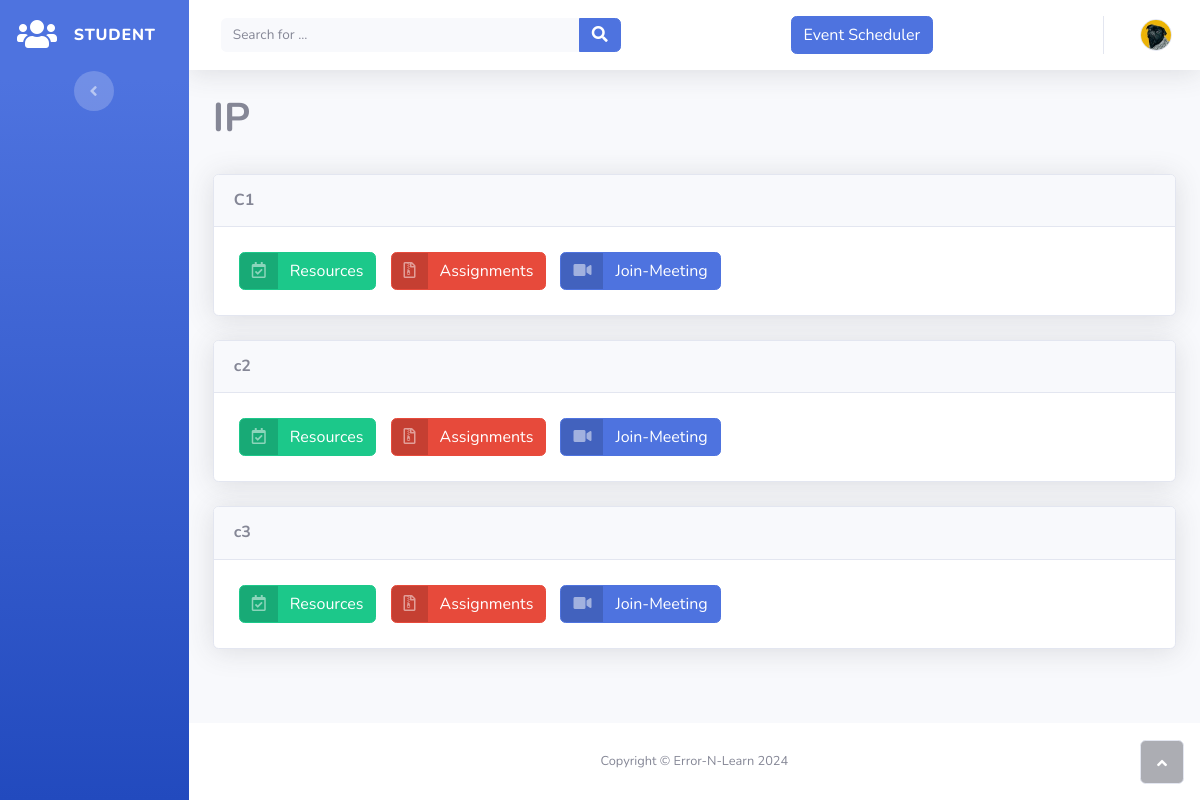
/students/classroom/ssdfsdf/, run on the app's committed database.
### accounts/models.py (models this page shows, shortened)
class Classroom(models.Model):
    teacher = models.ForeignKey(
        "Teacher",
        on_delete=models.CASCADE,
        blank=False,
        related_name='classrooms')
    subject = models.CharField(
        _("Subject Name"),
        max_length=50,
        blank=False)
    code = models.SlugField(
        _("Subject Code"),
        max_length=10,
        default=random_string,
        unique=True)
    semester = models.PositiveIntegerField(
        blank=False,
        default=1,
        validators=[
            MaxValueValidator(8),
            MinValueValidator(1)
        ]
    )
    created_timestamp = models.DateTimeField(
        default=timezone.now,
        editable=False)
    class Meta:
        verbose_name = _("Classroom")
        verbose_name_plural = _("Classrooms")

class Section(models.Model):
    classroom = models.ForeignKey(
        "Classroom",
        on_delete=models.CASCADE,
        blank=False,
        related_name='sections')
    title = models.CharField(
        _("section title"),
        max_length=150)
    created_timestamp = models.DateTimeField(
        default=timezone.now,
        editable=False
    )
    class Meta:
        verbose_name = _("section")
        verbose_name_plural = _("sections")

### students/views.py (the view)
# urls.py: path("classroom/<slug:code>/", ClassroomDetailView, name="classroom_detail"),
def ClassroomDetailView(request, code):
    context_dict = {}
    room = get_object_or_404(Classroom, code=code)
    context_dict["classroom"] = room
    return render(request, "students/classroom_detail.html", context=context_dict)

### students/templates/students/classroom_detail.html (shortened to what this page needs)
{% extends 'students/base.html' %}
{% block content %}
<div class="container-fluid">
    <h1 style="font-weight: bold;">{{ classroom.subject|upper }}</h1>
    <br>
    {% for section in classroom.sections.all %}
    <div class="card shadow mb-4">
        <div class="card-header py-3">
            <h6 class="text-secondary m-0 font-weight-bold">{{section.title}}</h6>
        </div>
        <div class="card-body">
            <a class="btn btn-success btn-icon-split" role="button" style="margin: 5px;" href="{% url 'students:resources' pk=section.pk %}"><span class="text-white-50 icon"><i class="far fa-calendar-check"></i></span><span class="text-white text">Resources</span></a>
            <a class="btn btn-danger btn-icon-split" role="button" style="margin: 5px;" href="{% url 'students:assignments' pk=section.pk %}"><span class="text-white-50 icon"><i class="far fa-file-archive"></i></span><span class="text-white text">Assignments</span></a>
            <a class="btn btn-primary btn-icon-split" role="button" style="margin: 5px;" href="{% url 'students:join' %}"><span class="text-white-50 icon"><i class="fas fa-video"></i></span><span class="text-white text">Join-Meeting</span></a>
        </div>
    </div>
    {% endfor %}
</div>
{% endblock content %}

### data on the page
Classroom: subject "IP"
Section: title "C1"
Section: title "c2"
Section: title "c3"
